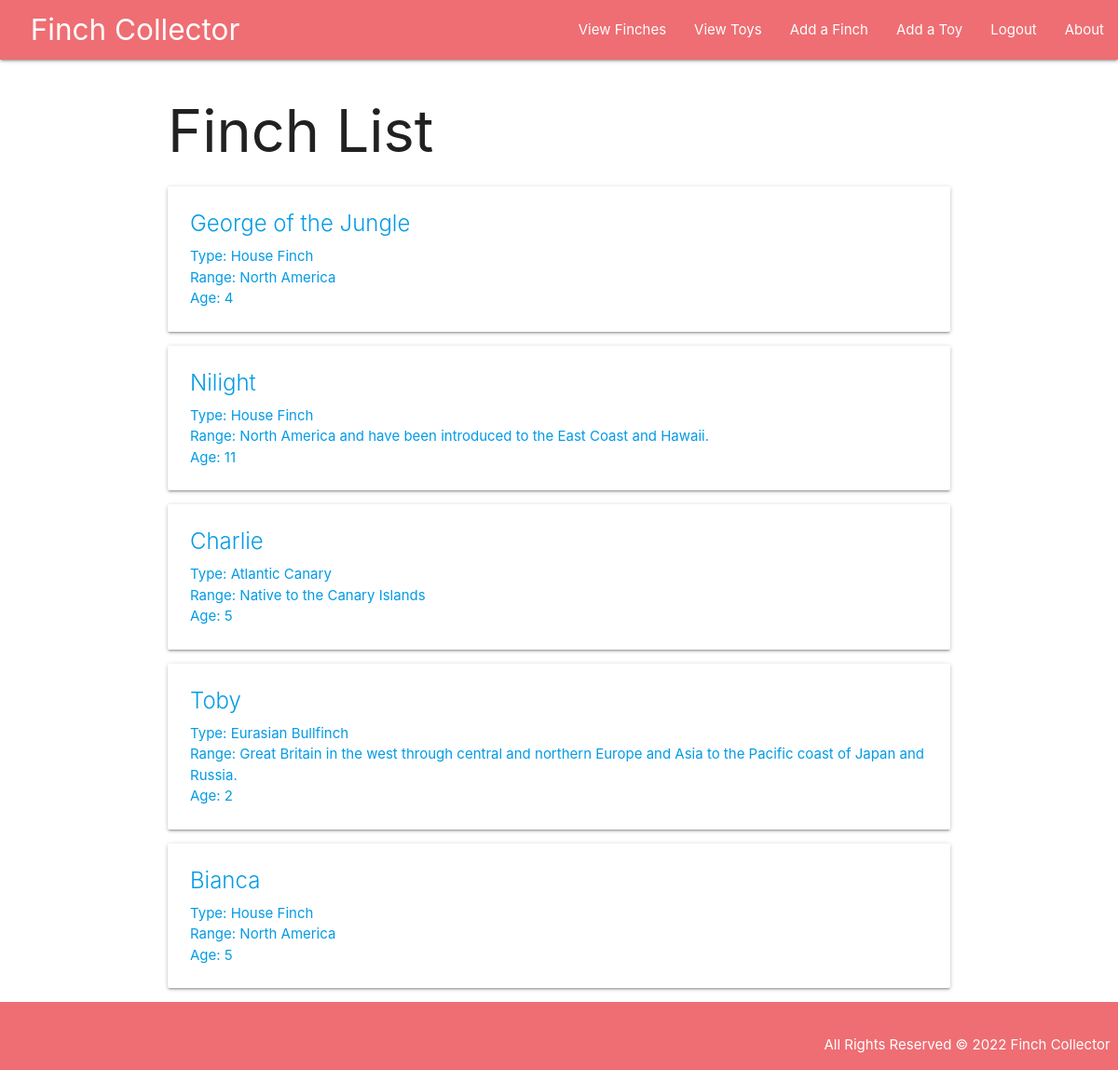
/finches/ (signed in), run on the app's committed database.
### main_app/models.py (models this page shows, shortened)
class Finch(models.Model):
  name = models.CharField(max_length=100)
  type = models.CharField(max_length=100)
  region = models.TextField(max_length=250)
  age = models.IntegerField()
  toys = models.ManyToManyField(Toy)
  user = models.ForeignKey(User, on_delete=models.CASCADE)

### main_app/views.py (the view)
# urls.py: path('finches/', views.finches_index, name='index'),
@login_required
def finches_index(request):
  finches = Finch.objects.filter(user=request.user)
  return render(request, 'finches/index.html', { 'finches' : finches, 'page_name': 'Finches' })

### main_app/templates/finches/index.html
{% extends 'base.html' %}
{% block content %}
  <h1>Finch List</h1>
  {% for finch in finches %}
    <div class="card">
      <a href="{% url 'details' finch.id %}">
        <div class="card-content">
          <span class="card-title">{{ finch.name }}</span>
          <p>Type: {{ finch.type }}</p>
          <p>Range: {{ finch.region }}</p>
          <p>Age: {{ finch.age }}</p>
        </div>
      </a>
    </div>
  {% endfor %}
{% endblock %}

### main_app/static/css/style.css (style rules this page uses)
body { display: flex; flex-direction: column; min-height: 100vh; }

### data on the page
Finch: name "George of the Jungle", type "House Finch", region "North America", age "4"
Finch: name "Nilight", type "House Finch", region "North America and have been introduced to the East Coast and Hawaii.", age "11"
Finch: name "Charlie", type "Atlantic Canary", region "Native to the Canary Islands", age "5"
Finch: name "Toby", type "Eurasian Bullfinch", region "Great Britain in the west through central and northern Europe and Asia to the Pacific coast of Japan and Russia.", age "2"
Finch: name "Bianca", type "House Finch", region "North America", age "5"
